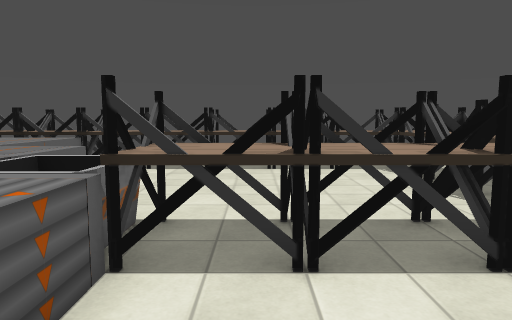
View 1 (above)

19 first-person views from a walk through a Godot game level. The camera is 1.5 m above the floor, tilts 6° down and sees 70° across. The floor is counted in squares, 1 m on a side. Each view is taken from the middle of a square. On the plan, view 1 faces up. The plan holds only what a view shows up to about 16 squares ahead; the rest is blank. Some surface patterns are stand-ins.

View 2
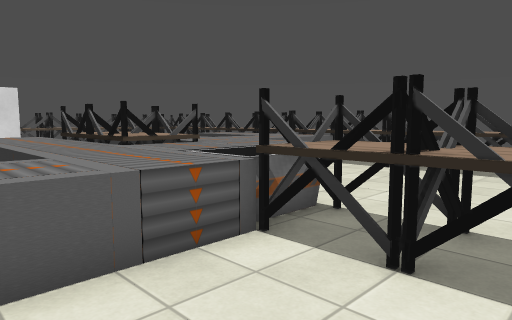

View 3
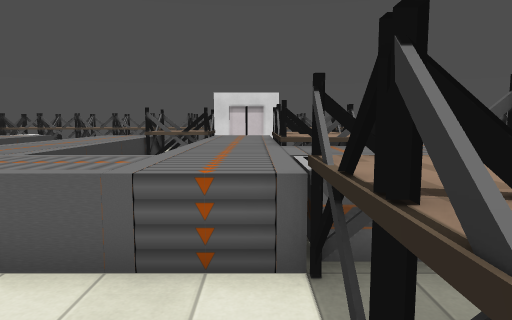

View 4
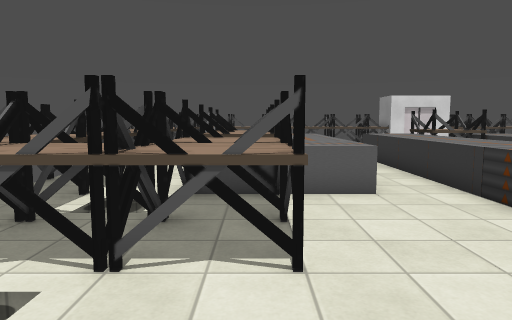

View 5
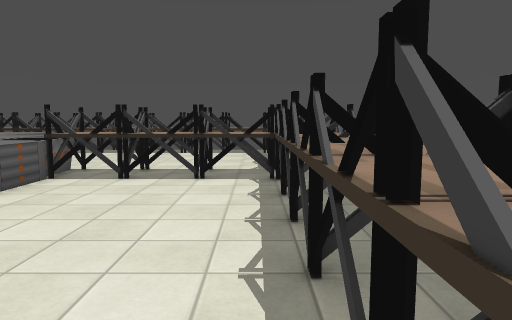

View 6
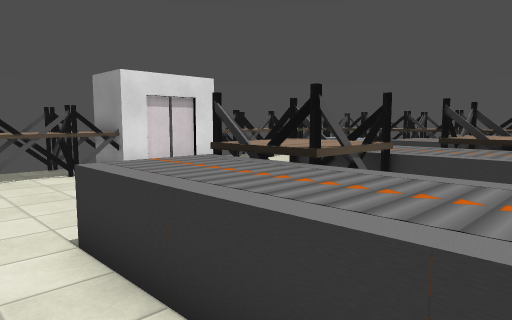

View 7
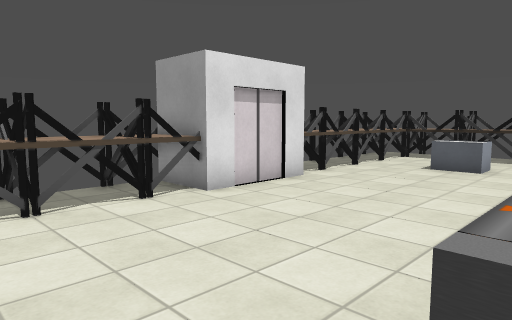

View 8
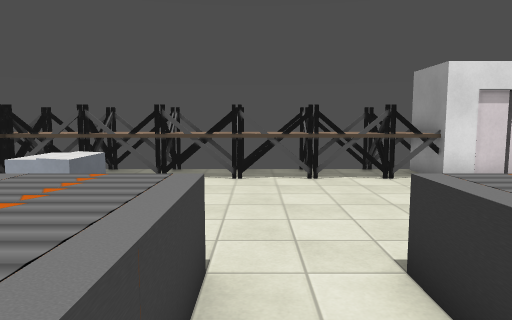

View 9
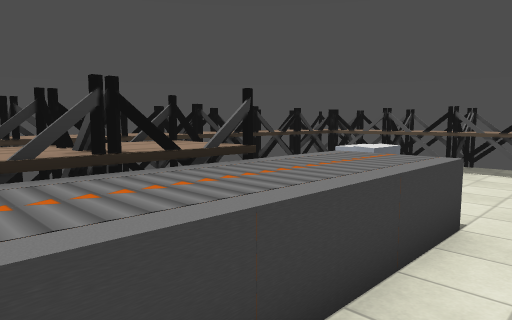

View 10
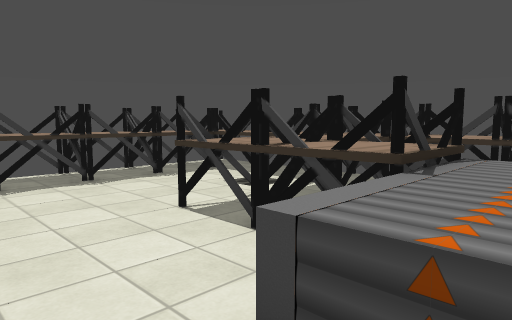

View 11
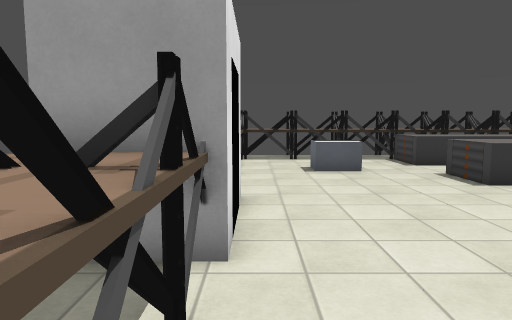

View 12
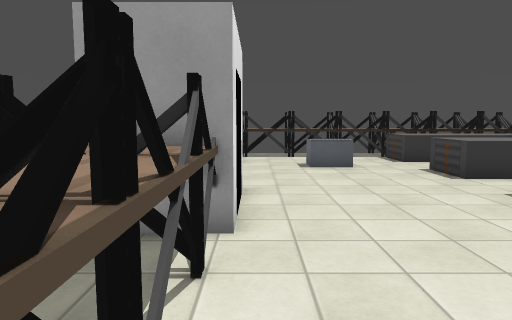

View 13
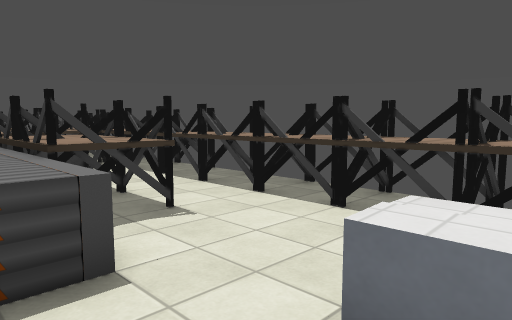

View 14
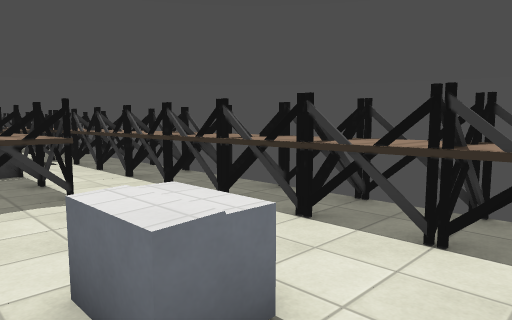

View 15
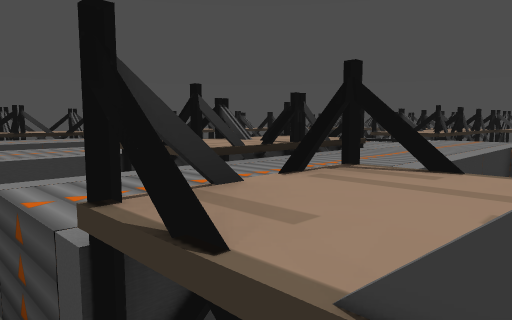

View 16
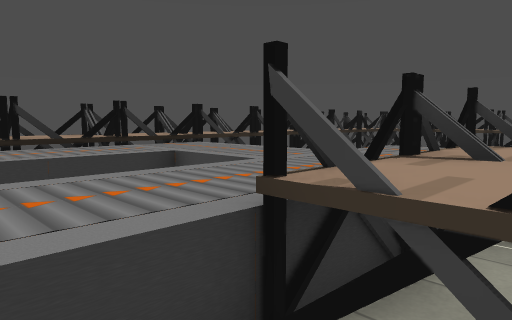

View 17
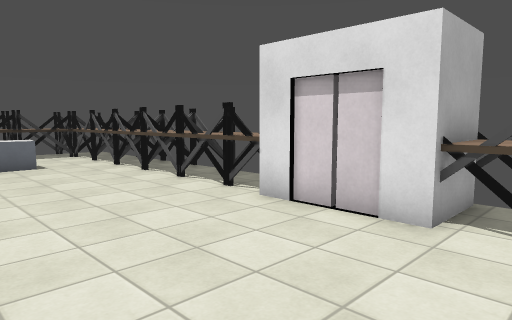

View 18
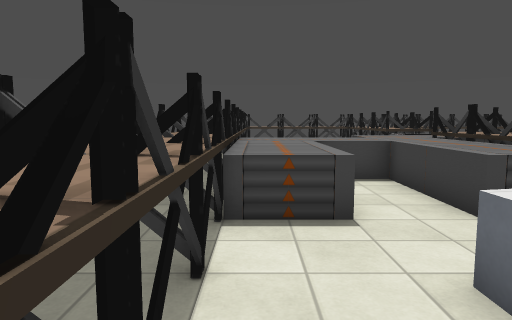

View 19
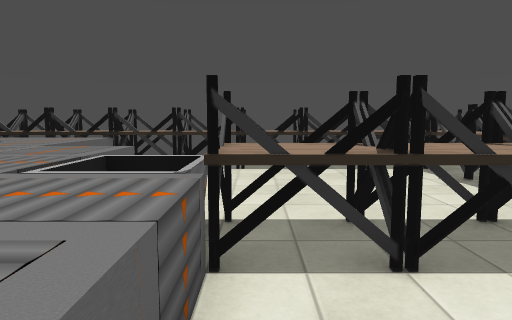

### Floor plan
Key: @ floor where view 1 was taken; # wall or solid block; . floor; ^ raised ledge; C conveyor; B bin; E elevator.
Columns run from 20 left of view 1 to 7 right of it. Each row starts with its distance up from view 1.
 14     #######################
 13     ^^^^^^^^^^^^^^^^^^^^^^^
 12   ^^^^^^^^^^^^^^^^^^^^^^^^^#
 11   ^......CCCCCCC.........^^
 10 #^^......CCCCCCC.........^^
  9 #^^..^^......CCC.........^^
  8 #^^..^^......CCC.........^^#
  7  ^^......CCCCCCCCC.......^^#
  6   ^......CCCCCCCCC.......^^
  5 #^^....... ^^^^CCBB^^^^^^^^
  4 #^E....... ^^^^CCBB^^^^^^^^#
  3  EE......CCCCCCCCCC......^^#
  2  EE..... CCCCCCCCCC......^^
  1 #^^..... ^^CCCCCCCC......^^
  0 #^^......^^      CC.@....^
 -1 #^^......CCCCCCCCCC .....^
 -2 #^^......CCCCCCCCCC  ....^^#
 -3 #^^.................  ...^^
 -4 #^^......................^^
 -5 #^^......CCCCCCCC........^^#
 -6 #^^......CCCCCCCC........^^#
 -7 #^^..^^....^^^^CC^^^^....^^#
 -8 #^^..^^....^^^^CC^^^^....^^#
 -9 #^^................^^....^^#
-10 #^^................^^....^^#
-11 #^^^^^^^^^^^^^^^^^^^^^^^^^^#
-12 #^^ ^^^^^^^^^^^^^^^^^^^^ ^ #
-13  #######################  ##

Where each view was taken, in squares from view 1:
view 1: 0 up, 0 right, facing up
view 2: 0 up, 2 right, facing up-left
view 3: 3 up, 2 right, facing left
view 4: 7 down, 4 right, facing left
view 5: 6 down, 4 right, facing up
view 6: 4 down, 7 left, facing up-left
view 7: 4 down, 11 left, facing up-left
view 8: 4 down, 8 left, facing left
view 9: 3 down, 6 left, facing down-left
view 10: 3 down, 5 left, facing down-right
view 11: 3 down, 17 left, facing up
view 12: 4 down, 17 left, facing up
view 13: 5 down, 15 left, facing down-right
view 14: 6 down, 17 left, facing down-right
view 15: 0 up, 12 left, facing up-right
view 16: 4 up, 11 left, facing up-right
view 17: 6 up, 12 left, facing down-left
view 18: 11 up, 17 left, facing right
view 19: 0 up, 1 left, facing up
